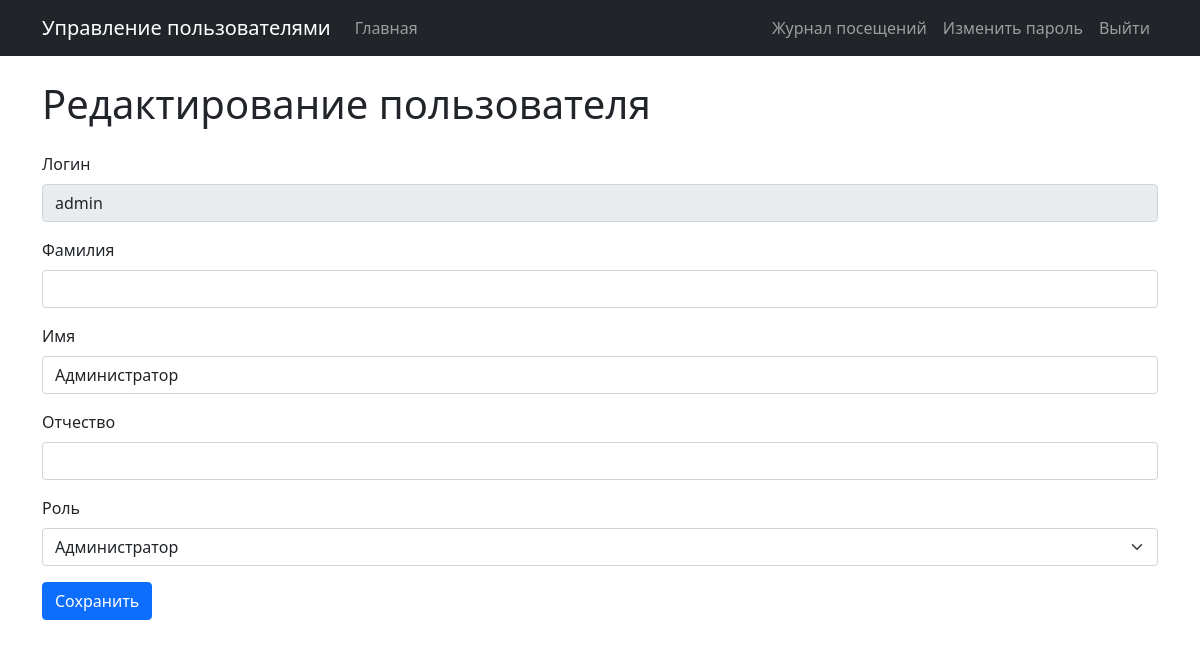
Before: /users/1/edit (signed in) with the older database file.
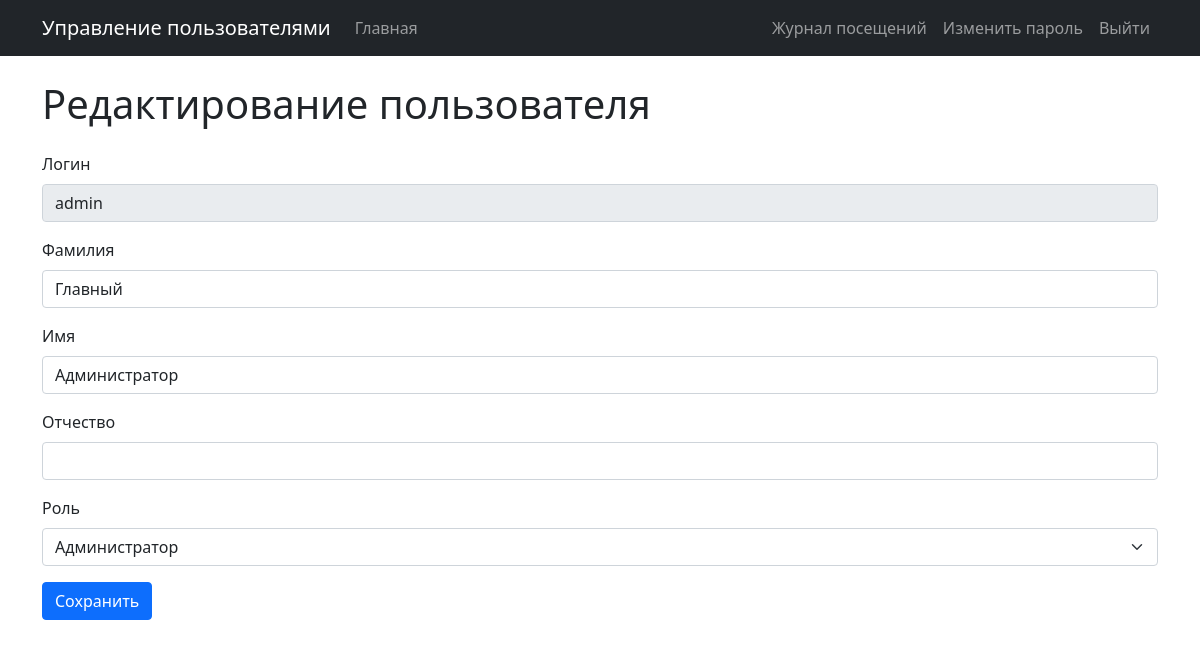
After: the same page with the newer database file.
### tables this page shows
CREATE TABLE users (
            id INTEGER PRIMARY KEY AUTOINCREMENT,
            login TEXT NOT NULL UNIQUE,
            password_hash TEXT NOT NULL,
            last_name TEXT,
            first_name TEXT NOT NULL,
            middle_name TEXT,
            role_id INTEGER,
            created_at TIMESTAMP DEFAULT CURRENT_TIMESTAMP,
            FOREIGN KEY (role_id) REFERENCES roles(id)
        );

CREATE TABLE roles (
            id INTEGER PRIMARY KEY AUTOINCREMENT,
            name TEXT NOT NULL,
            description TEXT
        );

### lab1_template/app/app.py (the view, shortened to what this page needs)
@app.route('/users/<int:user_id>/edit', methods=['GET', 'POST'])
@login_required
def edit_user(user_id):
    db = get_db()
    user = db.execute('SELECT * FROM users WHERE id = ?', (user_id,)).fetchone()
    roles = db.execute('SELECT id, name FROM roles').fetchall()
    errors = {}
    if not user:
        flash('Пользователь не найден', 'danger')
        return redirect(url_for('index'))
    return render_template('edit_user.html', user=user, roles=roles, errors=errors)

### lab1_template/app/app.py (called while the page is built)
def get_db():
    conn = sqlite3.connect(app.config["DATABASE"])
    conn.row_factory = sqlite3.Row
    return conn

@app.before_request
def log_visit():
    if request.path.startswith("/static/"):
        return
    db = get_db()
    user_id = current_user.id if current_user.is_authenticated else None
    db.execute(
        """
    INSERT INTO visit_logs (path, user_id)
    VALUES (?, ?)
    """,
        (request.path, user_id),
    )
    db.commit()

@login_manager.user_loader
def load_user(user_id):
    db = get_db()
    user_data = db.execute(
        """
    SELECT id, login, password_hash, first_name, last_name, middle_name, role_id, created_at
    FROM users WHERE id = ?
    """,
        (user_id,),
    ).fetchone()
    if user_data:
        return User(
            user_id=user_data["id"],
            login=user_data["login"],
            password_hash=user_data["password_hash"],
            first_name=user_data["first_name"],
            last_name=user_data["last_name"],
            middle_name=user_data["middle_name"],
            role_id=user_data["role_id"],
            created_at=user_data["created_at"],
        )
    return None

### lab1_template/app/templates/edit_user.html (shortened to what this page needs)
{% extends 'base.html' %}
{% block content %}
<h1 class="mb-4">Редактирование пользователя</h1>
<form method="POST" action="{{ url_for('edit_user', user_id=user['id']) }}">
  <div class="mb-3">
    <label class="form-label">Логин</label>
    <input type="text" class="form-control" value="{{ user['login'] }}" readonly>
  </div>
  <div class="mb-3">
    <label for="last_name" class="form-label">Фамилия</label>
    <input type="text" class="form-control {% if 'last_name' in errors %}is-invalid{% endif %}" id="last_name"
      name="last_name" value="{{ request.form.last_name or user['last_name'] or '' }}">
  </div>
  <div class="mb-3">
    <label for="first_name" class="form-label">Имя</label>
    <input type="text" class="form-control {% if 'first_name' in errors %}is-invalid{% endif %}" id="first_name"
      name="first_name" value="{{ request.form.first_name or user['first_name'] }}" required>
  </div>
  <div class="mb-3">
    <label for="middle_name" class="form-label">Отчество</label>
    <input type="text" class="form-control {% if 'middle_name' in errors %}is-invalid{% endif %}" id="middle_name"
      name="middle_name" value="{{ request.form.middle_name or user['middle_name'] or '' }}">
  </div>
  <div class="mb-3">
    <label for="role_id" class="form-label">Роль</label>
    {% if current_user.role_name == 'Администратор' %}
    <select class="form-select" id="role_id" name="role_id">
      {% for role in roles %}
      <option value="{{ role['id'] }}" {% if user['role_id']==role['id'] %}selected{% endif %}>
        {{ role['name'] }}
      </option>
      {% endfor %}
    </select>
    {% else %}
    <input type="text" class="form-control" value="{{ user.role_name or 'Нет роли' }}" readonly>
    {% endif %}
  </div>
  <button type="submit" class="btn btn-primary">Сохранить</button>
</form>
{% endblock %}

Changed rows visible on the page:
changed users "admin": last_name (not shown) → "Главный"
